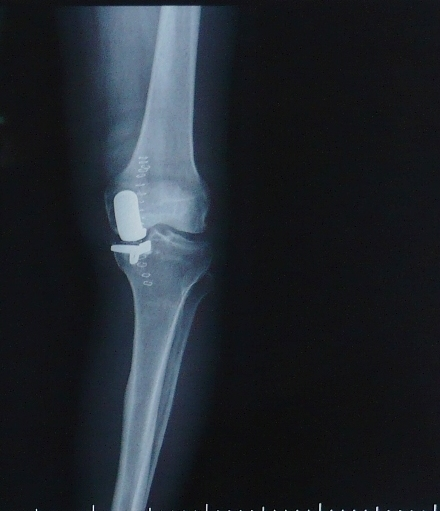
#> input picture dist/assets/knee/P1340866..JPG, 440 x 511 px
$ python gradient.py
#> lines starting #> are read from the running program, lines starting #| are printed output that depends on the picture
import cv2
import numpy as np
from PIL import Image

def gradient_darkening(img, strength=0.2):
    """
    Apply radial gradient darkening.
    strength = how dark edges become (0 → black, 1 → no effect).
    """
    h, w = img.shape
    y, x = np.ogrid[:h, :w]
    center_y, center_x = h / 2, w / 2
    distance = np.sqrt((x - center_x)**2 + (y - center_y)**2)
    max_dist = np.max(distance)

    # Radial mask from center → edges darkened
    mask = 1 - (1 - strength) * (distance / max_dist)
    mask = np.clip(mask, strength, 1.0)

    return (img * mask).astype(np.uint8)

def anonymize_single(image_path, output_path):
    img = cv2.imread(image_path, cv2.IMREAD_GRAYSCALE)
    if img is None:
        print("❌ Error: Invalid path")
        return
    out = gradient_darkening(img, strength=0.2)
    Image.fromarray(out).save(output_path)
    print(f"✅ Saved gradient-darkened → {output_path}")

def anonymize_collage_side_by_side(ap_path, lat_path, output_path):
#> called with ap_path = './P1340866..JPG', lat_path = './P1340866.JPG', output_path = 'oxford.png'
    ap = cv2.imread(ap_path, cv2.IMREAD_GRAYSCALE)
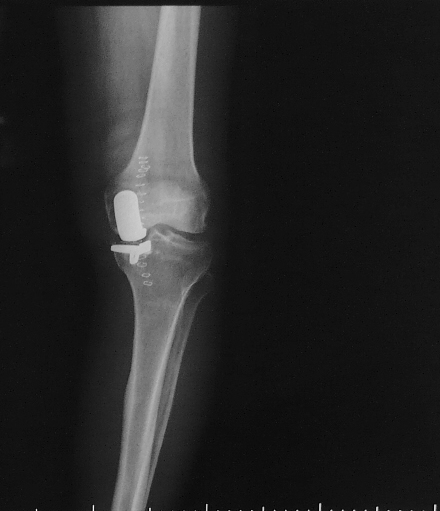
#> ap: shape (511, 440); min 0, max 248, mean 38.1
    lat = cv2.imread(lat_path, cv2.IMREAD_GRAYSCALE)
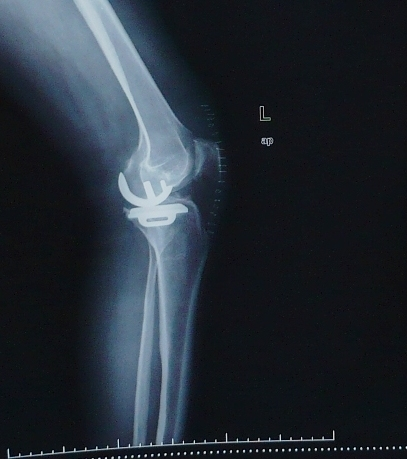
#> input picture dist/assets/knee/P1340866.JPG, 407 x 459 px
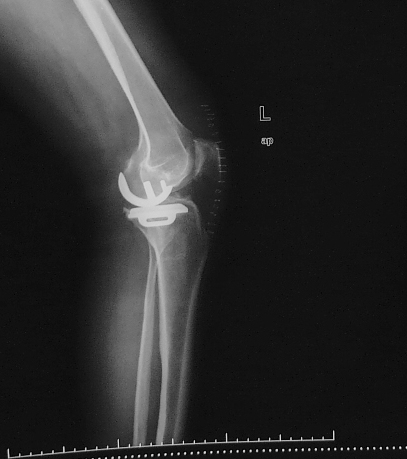
#> lat: shape (459, 407); min 0, max 252, mean 43.2
    if ap is None or lat is None:
        print("❌ Error: Invalid AP or Lateral path")
        return

    # Apply gradient darkening
    ap_dark = gradient_darkening(ap, strength=0.2)
#> in gradient_darkening, `return (img * mask).astype(np.uint8)`:
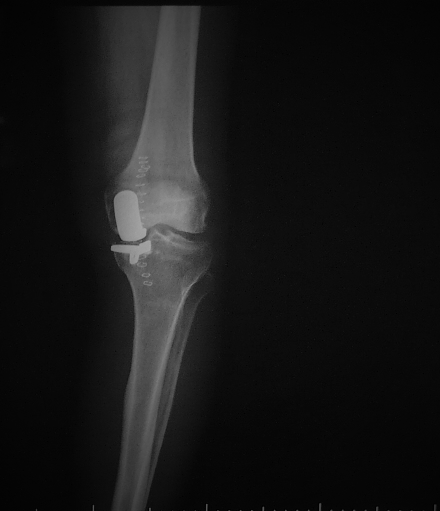
#> returned value: shape (511, 440); min 0, max 166, mean 22.7
    lat_dark = gradient_darkening(lat, strength=0.2)
#> call 2 of gradient_darkening, with strength = 0.2
#> in gradient_darkening (call 2), `return (img * mask).astype(np.uint8)`:
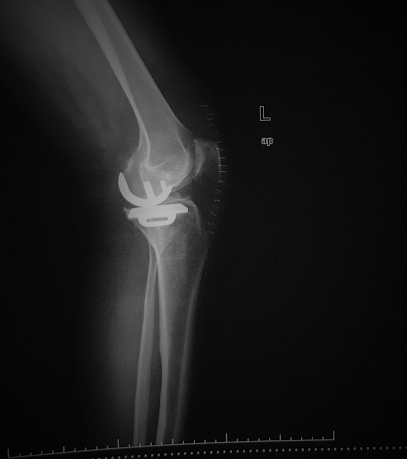
#> returned value: shape (459, 407); min 0, max 187, mean 25.3

    # Resize lateral to same height as AP for neat collage
    ap_h, ap_w = ap_dark.shape
#> ap_h = 511; ap_w = 440
    lat_h, lat_w = lat_dark.shape
#> lat_h = 459; lat_w = 407
    scale = ap_h / lat_h
#> scale = 1.11
    lat_resized = cv2.resize(lat_dark, (int(lat_w * scale), ap_h))

    # Concatenate side by side
    collage = np.hstack((ap_dark, lat_resized))
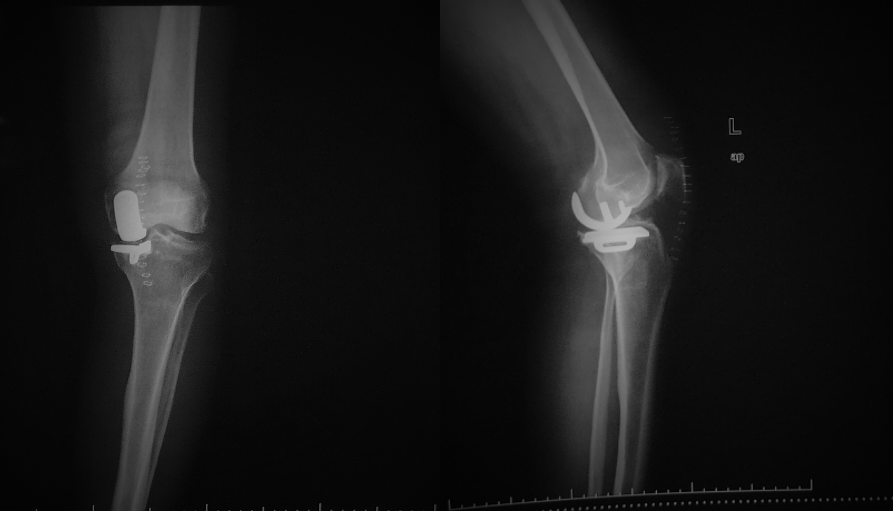
#> collage: shape (511, 893); min 0, max 185, mean 23.9

    # Save
    Image.fromarray(collage).save(output_path)
    print(f"✅ Saved side-by-side collage → {output_path}")


# Example usage
ap_path = "./P1340866..JPG"
lat_path = "./P1340866.JPG"
output_path = "oxford.png"

# Make collage
anonymize_collage_side_by_side(ap_path, lat_path, output_path)
